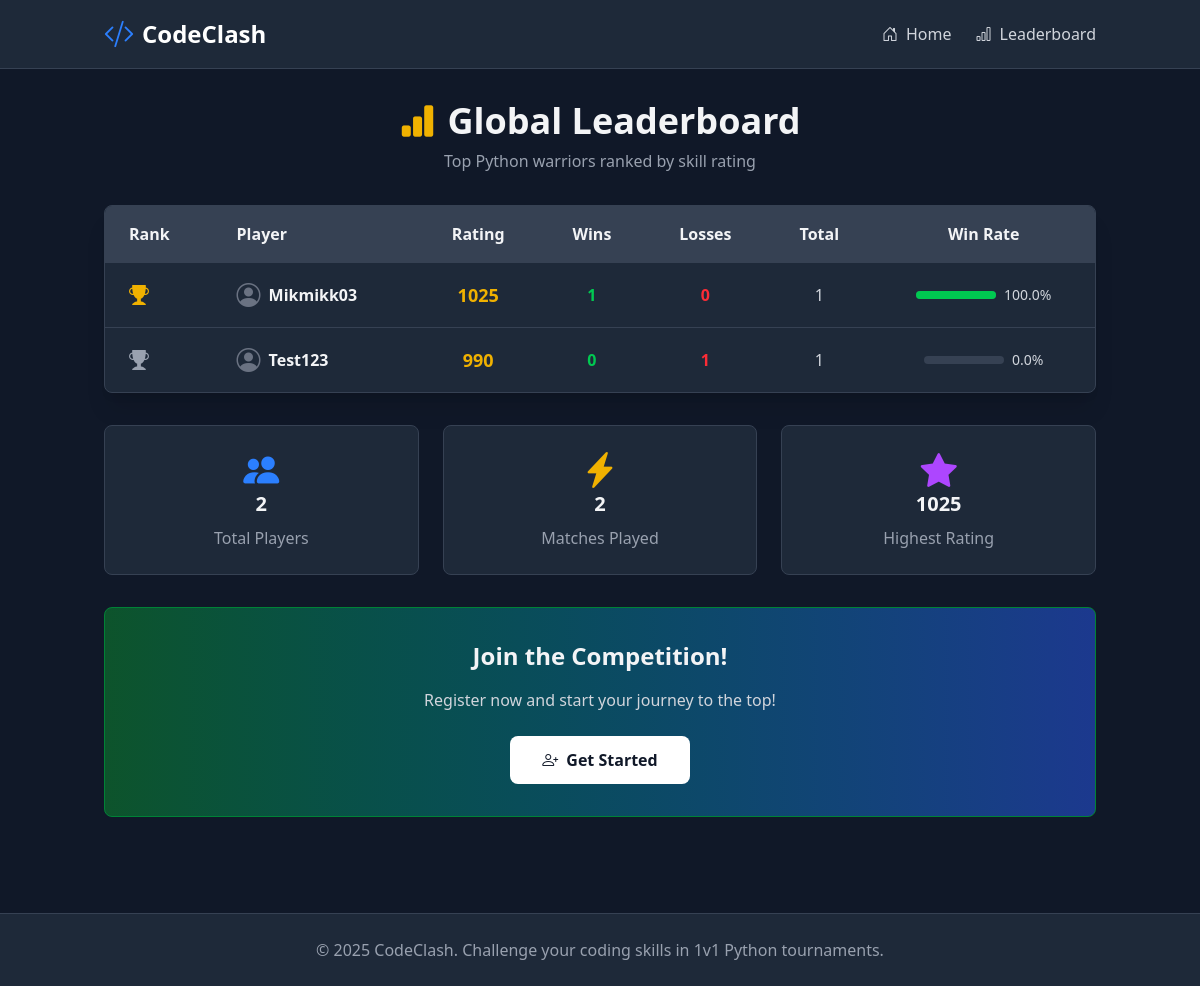
The app's page /leaderboard with its own data.
### tables this page shows
CREATE TABLE users (
            id INTEGER PRIMARY KEY AUTOINCREMENT,
            username TEXT UNIQUE NOT NULL,
            wins INTEGER DEFAULT 0,
            losses INTEGER DEFAULT 0,
            total_matches INTEGER DEFAULT 0,
            rating INTEGER DEFAULT 1000,
            created_at TIMESTAMP DEFAULT CURRENT_TIMESTAMP
        );

### app.py (the view)
@app.route('/leaderboard')
def leaderboard():
    conn = get_db()
    users = conn.execute('''
        SELECT username, wins, losses, total_matches,
               ROUND(CAST(wins AS FLOAT) / NULLIF(total_matches, 0) * 100, 2) as win_rate,
               rating
        FROM users
        ORDER BY rating DESC, wins DESC
        LIMIT 50
    ''').fetchall()
    conn.close()
    return render_template('leaderboard.html', users=users,
                         current_user=session.get('username'))

### app.py (called while the page is built)
def get_db():
    conn = sqlite3.connect(app.config['DATABASE'])
    conn.row_factory = sqlite3.Row
    return conn

### templates/leaderboard.html (shortened to what this page needs)
{% extends "base.html" %}
{% block content %}
<div class="container mx-auto px-4 py-8">
    <div class="max-w-5xl mx-auto">
        <div class="text-center mb-8">
            <h1 class="text-4xl font-bold mb-2 flex items-center justify-center gap-3">
                <i class="bi bi-bar-chart-fill text-yellow-500"></i>
                Global Leaderboard
            </h1>
            <p class="text-gray-400">Top Python warriors ranked by skill rating</p>
        </div>
        <div class="bg-gray-800 rounded-lg shadow-xl border border-gray-700 overflow-hidden">
            <div class="overflow-x-auto">
                <table class="w-full">
                    <thead class="bg-gray-700">
                        <tr>
                            <th class="px-6 py-4 text-left font-bold">Rank</th>
                            <th class="px-6 py-4 text-left font-bold">Player</th>
                            <th class="px-6 py-4 text-center font-bold">Rating</th>
                            <th class="px-6 py-4 text-center font-bold">Wins</th>
                            <th class="px-6 py-4 text-center font-bold">Losses</th>
                            <th class="px-6 py-4 text-center font-bold">Total</th>
                            <th class="px-6 py-4 text-center font-bold">Win Rate</th>
                        </tr>
                    </thead>
                    <tbody>
                        {% if users %}
                            {% for user in users %}
                            <tr class="border-t border-gray-700 hover:bg-gray-750 transition {% if user.username == current_user %}bg-blue-900/30{% endif %}">
                                <td class="px-6 py-4">
                                    <div class="flex items-center gap-2">
                                        {% if loop.index == 1 %}
                                            <i class="bi bi-trophy-fill text-yellow-500 text-xl"></i>
                                        {% elif loop.index == 2 %}
                                            <i class="bi bi-trophy-fill text-gray-400 text-xl"></i>
                                        {% elif loop.index == 3 %}
                                            <i class="bi bi-trophy-fill text-orange-600 text-xl"></i>
                                        {% else %}
                                            <span class="text-gray-400">#{{ loop.index }}</span>
                                        {% endif %}
                                    </div>
                                </td>
                                <td class="px-6 py-4">
                                    <div class="flex items-center gap-2">
                                        <i class="bi bi-person-circle text-2xl {% if user.username == current_user %}text-blue-400{% else %}text-gray-500{% endif %}"></i>
                                        <span class="font-bold {% if user.username == current_user %}text-blue-400{% endif %}">
                                            {{ user.username }}
                                        </span>
                                    </div>
                                </td>
                                <td class="px-6 py-4 text-center">
                                    <span class="font-bold text-yellow-500 text-lg">{{ user.rating }}</span>
                                </td>
                                <td class="px-6 py-4 text-center">
                                    <span class="text-green-500 font-semibold">{{ user.wins }}</span>
                                </td>
                                <td class="px-6 py-4 text-center">
                                    <span class="text-red-500 font-semibold">{{ user.losses }}</span>
                                </td>
                                <td class="px-6 py-4 text-center">
                                    <span class="text-gray-300">{{ user.total_matches }}</span>
                                </td>
                                <td class="px-6 py-4 text-center">
                                    {% if user.total_matches > 0 %}
                                        <div class="flex items-center justify-center gap-2">
                                            <div class="w-20 bg-gray-700 rounded-full h-2">
                                                <div class="bg-green-500 h-2 rounded-full" style="width: {{ user.win_rate }}%"></div>
                                            </div>
                                            <span class="text-sm text-gray-300">{{ user.win_rate }}%</span>
                                        </div>
                                    {% else %}
                                        <span class="text-gray-500">-</span>
                                    {% endif %}
                                </td>
                            </tr>
                            {% endfor %}
                        {% endif %}
                    </tbody>
                </table>
            </div>
        </div>
        <div class="grid md:grid-cols-3 gap-6 mt-8">
            <div class="bg-gray-800 p-6 rounded-lg border border-gray-700 text-center">
                <i class="bi bi-people-fill text-4xl text-blue-500 mb-3"></i>
                <h3 class="text-xl font-bold mb-2">{{ users|length }}</h3>
                <p class="text-gray-400">Total Players</p>
            </div>
            <div class="bg-gray-800 p-6 rounded-lg border border-gray-700 text-center">
                <i class="bi bi-lightning-charge-fill text-4xl text-yellow-500 mb-3"></i>
                <h3 class="text-xl font-bold mb-2">{{ users|sum(attribute='total_matches') }}</h3>
                <p class="text-gray-400">Matches Played</p>
            </div>
            <div class="bg-gray-800 p-6 rounded-lg border border-gray-700 text-center">
                <i class="bi bi-star-fill text-4xl text-purple-500 mb-3"></i>
                <h3 class="text-xl font-bold mb-2">
                    {% if users %}
                        {{ users[0].rating }}
                    {% else %}
                        -
                    {% endif %}
                </h3>
                <p class="text-gray-400">Highest Rating</p>
            </div>
        </div>
        {% if current_user %}
        <div class="mt-8 bg-gradient-to-r from-blue-900 to-purple-900 rounded-lg p-8 text-center border border-blue-700">
            <h2 class="text-2xl font-bold mb-4">Ready to Climb the Ranks?</h2>
            <p class="text-gray-300 mb-6">Challenge other players and prove your coding skills!</p>
            <a href="/lobby" class="bg-white text-gray-900 font-bold py-3 px-8 rounded-lg hover:bg-gray-200 transition inline-flex items-center gap-2">
                <i class="bi bi-door-open"></i> Enter Lobby
            </a>
        </div>
        {% else %}
        <div class="mt-8 bg-gradient-to-r from-green-900 to-blue-900 rounded-lg p-8 text-center border border-green-700">
            <h2 class="text-2xl font-bold mb-4">Join the Competition!</h2>
            <p class="text-gray-300 mb-6">Register now and start your journey to the top!</p>
            <a href="/" class="bg-white text-gray-900 font-bold py-3 px-8 rounded-lg hover:bg-gray-200 transition inline-flex items-center gap-2">
                <i class="bi bi-person-plus"></i> Get Started
            </a>
        </div>
        {% endif %}
    </div>
</div>
{% endblock %}

### records on screen
users: username "Mikmikk03", rating "1025", wins "1", losses "0", total_matches "1", win_rate "100.0"
users: username "Test123", rating "990", wins "0", losses "1", total_matches "1", win_rate "0.0"

### other values on screen
{{ users|length }} "2"
{{ users|sum(attribute='total_matches') }} "2"
